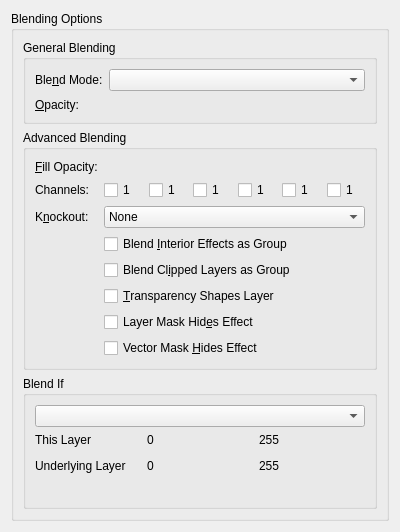
<?xml version="1.0" encoding="utf-8"?>
<ui version="4.0">
 <author>
    SPDX-FileCopyrightText: none
    SPDX-License-Identifier: GPL-3.0-or-later
  </author>
 <class>WdgBlendingOptions</class>
 <widget class="QWidget" name="WdgBlendingOptions">
  <property name="geometry">
   <rect>
    <x>0</x>
    <y>0</y>
    <width>400</width>
    <height>532</height>
   </rect>
  </property>
  <layout class="QVBoxLayout" name="verticalLayout_4">
   <item>
    <widget class="QGroupBox" name="grpBlendingOptions">
     <property name="title">
      <string>Blending Options</string>
     </property>
     <layout class="QVBoxLayout" name="verticalLayout_3">
      <item>
       <widget class="QGroupBox" name="grpGeneralBlending">
        <property name="title">
         <string>General Blending</string>
        </property>
        <layout class="QFormLayout" name="formLayout_4">
         <item column="0" row="0">
          <widget class="QLabel" name="label_13">
           <property name="text">
            <string>Ble&amp;nd Mode:</string>
           </property>
           <property name="buddy">
            <cstring>cmbCompositeOp</cstring>
           </property>
          </widget>
         </item>
         <item column="1" row="0">
          <widget class="KisCompositeOpComboBox" name="cmbCompositeOp">
           <property name="sizePolicy">
            <sizepolicy hsizetype="Expanding" vsizetype="Fixed">
             <horstretch>0</horstretch>
             <verstretch>0</verstretch>
            </sizepolicy>
           </property>
           <property name="toolTip">
            <string>Set the blend mode for the layer</string>
           </property>
          </widget>
         </item>
         <item column="0" row="1">
          <widget class="QLabel" name="label_14">
           <property name="text">
            <string>&amp;Opacity:</string>
           </property>
           <property name="buddy">
            <cstring>intOpacity</cstring>
           </property>
          </widget>
         </item>
         <item column="1" row="1">
          <widget class="KisSliderSpinBox" name="intOpacity" native="true">
           <property name="sizePolicy">
            <sizepolicy hsizetype="Expanding" vsizetype="Minimum">
             <horstretch>0</horstretch>
             <verstretch>0</verstretch>
            </sizepolicy>
           </property>
           <property name="minimumSize">
            <size>
             <width>10</width>
             <height>15</height>
            </size>
           </property>
           <property name="toolTip">
            <string>Set the master opacity for the layer</string>
           </property>
           <property name="whatsThis">
            <string>Adjust the transparency of the layer</string>
           </property>
          </widget>
         </item>
        </layout>
       </widget>
      </item>
      <item>
       <widget class="QGroupBox" name="grpAdvancedBlending">
        <property name="title">
         <string>Advanced Blending</string>
        </property>
        <layout class="QFormLayout" name="formLayout_3">
         <item column="0" row="0">
          <widget class="QLabel" name="label_8">
           <property name="text">
            <string>&amp;Fill Opacity:</string>
           </property>
           <property name="buddy">
            <cstring>intFillOpacity</cstring>
           </property>
          </widget>
         </item>
         <item column="1" row="0">
          <widget class="KisSliderSpinBox" name="intFillOpacity" native="true">
           <property name="sizePolicy">
            <sizepolicy hsizetype="MinimumExpanding" vsizetype="Minimum">
             <horstretch>0</horstretch>
             <verstretch>0</verstretch>
            </sizepolicy>
           </property>
           <property name="minimumSize">
            <size>
             <width>10</width>
             <height>15</height>
            </size>
           </property>
           <property name="toolTip">
            <string>Set the interior opacity for the layer</string>
           </property>
           <property name="whatsThis">
            <string>Adjust the transparency of the layer</string>
           </property>
          </widget>
         </item>
         <item column="0" row="1">
          <widget class="QLabel" name="label_9">
           <property name="text">
            <string>Channels:</string>
           </property>
          </widget>
         </item>
         <item column="1" row="1">
          <layout class="QHBoxLayout" name="horizontalLayout_4">
           <item>
            <widget class="QCheckBox" name="chkChannel1_2">
             <property name="toolTip">
              <string>Choose channels to blend</string>
             </property>
             <property name="text">
              <string>1</string>
             </property>
            </widget>
           </item>
           <item>
            <widget class="QCheckBox" name="chkChannel2_2">
             <property name="toolTip">
              <string>Choose channels to blend</string>
             </property>
             <property name="text">
              <string>1</string>
             </property>
            </widget>
           </item>
           <item>
            <widget class="QCheckBox" name="chkChannel3_2">
             <property name="toolTip">
              <string>Choose channels to blend</string>
             </property>
             <property name="text">
              <string>1</string>
             </property>
            </widget>
           </item>
           <item>
            <widget class="QCheckBox" name="chkChannel4_2">
             <property name="toolTip">
              <string>Choose channels to blend</string>
             </property>
             <property name="text">
              <string>1</string>
             </property>
            </widget>
           </item>
           <item>
            <widget class="QCheckBox" name="chkChannel5_2">
             <property name="toolTip">
              <string>Choose channels to blend</string>
             </property>
             <property name="text">
              <string>1</string>
             </property>
            </widget>
           </item>
           <item>
            <widget class="QCheckBox" name="chkChannel6_2">
             <property name="toolTip">
              <string>Choose channels to blend</string>
             </property>
             <property name="text">
              <string>1</string>
             </property>
            </widget>
           </item>
          </layout>
         </item>
         <item column="0" row="2">
          <widget class="QLabel" name="label_10">
           <property name="text">
            <string>K&amp;nockout:</string>
           </property>
           <property name="buddy">
            <cstring>cmbKnockout</cstring>
           </property>
          </widget>
         </item>
         <item column="1" row="2">
          <widget class="QComboBox" name="cmbKnockout">
           <property name="sizePolicy">
            <sizepolicy hsizetype="Expanding" vsizetype="Fixed">
             <horstretch>0</horstretch>
             <verstretch>0</verstretch>
            </sizepolicy>
           </property>
           <property name="toolTip">
            <string>Set the interior transparency. Shallow = Group, Deep = Background</string>
           </property>
           <item>
            <property name="text">
             <string comment="@item:inlistbox Knockout option">None</string>
            </property>
           </item>
           <item>
            <property name="text">
             <string>Shallow</string>
            </property>
           </item>
           <item>
            <property name="text">
             <string>Deep</string>
            </property>
           </item>
          </widget>
         </item>
         <item column="1" row="3">
          <widget class="QCheckBox" name="checkBox_7">
           <property name="toolTip">
            <string>Blend inner glow, satin, and overlay with layer before blending with document.</string>
           </property>
           <property name="text">
            <string>Blend &amp;Interior Effects as Group</string>
           </property>
          </widget>
         </item>
         <item column="1" row="4">
          <widget class="QCheckBox" name="checkBox_8">
           <property name="toolTip">
            <string>Blend clipping group before blending with document</string>
           </property>
           <property name="text">
            <string>Blend Cl&amp;ipped Layers as Group</string>
           </property>
          </widget>
         </item>
         <item column="1" row="5">
          <widget class="QCheckBox" name="checkBox_9">
           <property name="toolTip">
            <string>Use layer transparency in determining the shape of the interior and the effects</string>
           </property>
           <property name="text">
            <string>&amp;Transparency Shapes Layer</string>
           </property>
          </widget>
         </item>
         <item column="1" row="6">
          <widget class="QCheckBox" name="checkBox_10">
           <property name="toolTip">
            <string>Use layer mask to hide layer and effects rather than shaping the layer and effects</string>
           </property>
           <property name="text">
            <string>Layer Mask Hid&amp;es Effect</string>
           </property>
          </widget>
         </item>
         <item column="1" row="7">
          <widget class="QCheckBox" name="checkBox_11">
           <property name="toolTip">
            <string>Use layer mask to hide layer and effects rather than shaping the layer and effects</string>
           </property>
           <property name="text">
            <string>Vector Mask &amp;Hides Effect</string>
           </property>
          </widget>
         </item>
        </layout>
       </widget>
      </item>
      <item>
       <widget class="QGroupBox" name="grpBlendIf">
        <property name="title">
         <string>Blend If</string>
        </property>
        <layout class="QVBoxLayout" name="verticalLayout">
         <item>
          <widget class="QComboBox" name="cmbChannel_2"/>
         </item>
         <item>
          <layout class="QHBoxLayout" name="horizontalLayout_5">
           <item>
            <widget class="QLabel" name="label_11">
             <property name="text">
              <string>This Layer</string>
             </property>
            </widget>
           </item>
           <item>
            <widget class="QLabel" name="lblThisMin_2">
             <property name="text">
              <string>0</string>
             </property>
            </widget>
           </item>
           <item>
            <widget class="QLabel" name="lblThisMax_2">
             <property name="text">
              <string>255</string>
             </property>
            </widget>
           </item>
          </layout>
         </item>
         <item>
          <widget class="KisOutputLevelsSlider" name="sliderThis_2" native="true"/>
         </item>
         <item>
          <layout class="QHBoxLayout" name="horizontalLayout_6">
           <item>
            <widget class="QLabel" name="label_12">
             <property name="text">
              <string>Underlying Layer</string>
             </property>
            </widget>
           </item>
           <item>
            <widget class="QLabel" name="lblUnderMin_2">
             <property name="text">
              <string>0</string>
             </property>
            </widget>
           </item>
           <item>
            <widget class="QLabel" name="lblUnderMax_2">
             <property name="text">
              <string>255</string>
             </property>
            </widget>
           </item>
          </layout>
         </item>
         <item>
          <widget class="KisOutputLevelsSlider" name="sliderUnderlying_2" native="true"/>
         </item>
         <item>
          <spacer name="verticalSpacer">
           <property name="orientation">
            <enum>Qt::Vertical</enum>
           </property>
           <property name="sizeHint" stdset="0">
            <size>
             <width>20</width>
             <height>40</height>
            </size>
           </property>
          </spacer>
         </item>
        </layout>
       </widget>
      </item>
     </layout>
    </widget>
   </item>
  </layout>
 </widget>
 <customwidgets>
  <customwidget>
   <class>KisCompositeOpComboBox</class>
   <extends>QComboBox</extends>
   <header location="global">kis_cmb_composite.h</header>
  </customwidget>
  <customwidget>
   <class>KisSliderSpinBox</class>
   <extends>QWidget</extends>
   <header location="global">kis_slider_spin_box.h</header>
   <container>1</container>
  </customwidget>
  <customwidget>
   <class>KisOutputLevelsSlider</class>
   <extends>QWidget</extends>
   <header>KisLevelsSlider.h</header>
   <container>1</container>
  </customwidget>
 </customwidgets>
 <resources/>
 <connections/>
</ui>
